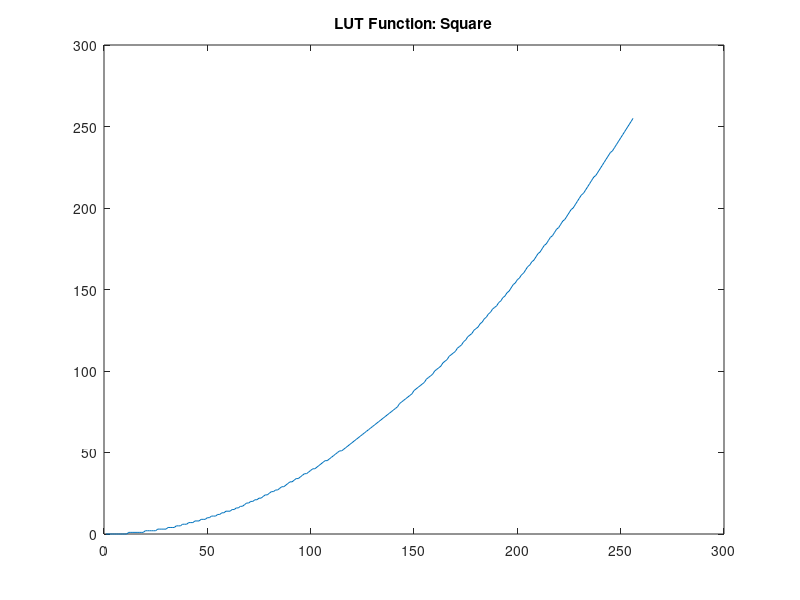

MATLAB code for this plot: (Note: this script raises an error after producing the figure.)
clearvars;
close all;
clc;

load functionsLUT.mat;

plot(square);
title('LUT Function: Square');

% Load the image
image = imread('lena.bmp');

% List of LUT functions to apply
lut_functions = {'square', 'inverse', 'saw'};

for i = 1:numel(lut_functions)
    % Apply LUT operation
    output_image = intlut(image, eval(lut_functions{i}));
    
    % Create a new figure with custom dimensions
    figure('position', [100, 100, 1200, 400]);

    % Plot the input image
    subplot(1, 3, 1);
    imshow(image);
    title('Input Image');
    daspect([1 1 1]);
    
    % Plot the LUT function
    subplot(1, 3, 2);
    plot(eval(lut_functions{i}));
    title(['LUT Function: ' lut_functions{i}]);
    xlim([0 255]);
    ylim([0 255]);
    daspect([1 1 1]);
    
    % Plot the output image
    subplot(1, 3, 3);
    imshow(output_image);
    title('Output Image');
    daspect([1 1 1]);
    
    % Add titles to all plots
    subtitle(['LUT Transformation: ' lut_functions{i}]);
end